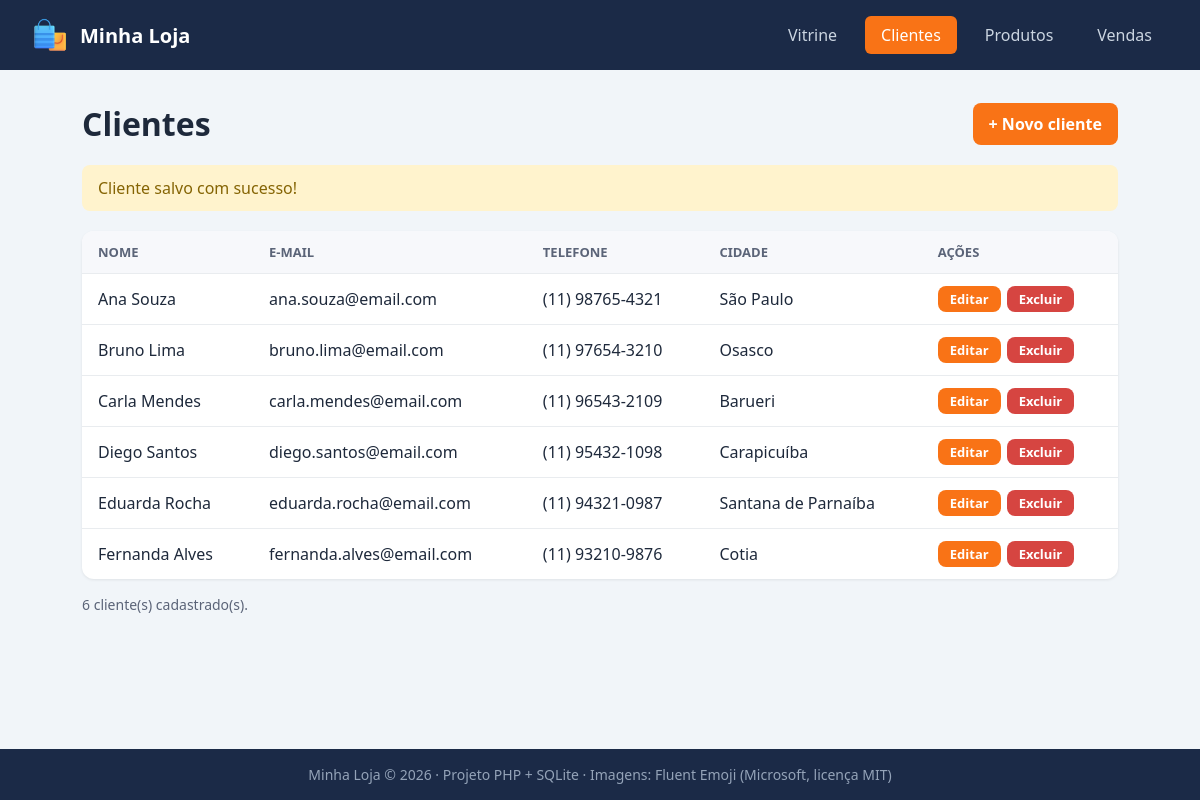
Page /clientes.php?msg=salvo on the committed database.
### tables this page shows
CREATE TABLE cliente (
    id INTEGER PRIMARY KEY AUTOINCREMENT,
    nome TEXT NOT NULL,
    email TEXT,
    telefone TEXT,
    cidade TEXT
);

### funcoes.php (called while the page is built, shortened)
<?php
function e($texto) {
    return htmlspecialchars($texto ?? '', ENT_QUOTES, 'UTF-8');
}

### clientes.php (the view, shortened to what this page needs)
<?php
include 'conexao.php';
include 'funcoes.php';
$clientes = $pdo->query('SELECT * FROM cliente ORDER BY nome')->fetchAll();
$msg = '';
if (isset($_GET['msg'])) {
    $msg = $_GET['msg'];
}
$pagina = 'clientes.php';
include 'topo.php';
?>
<div class="titulo-pagina">
    <h1>Clientes</h1>
    <a href="cliente_form.php" class="botao">+ Novo cliente</a>
</div>
<?php if ($msg == 'salvo') { ?>
    <div class="aviso">Cliente salvo com sucesso!</div>
<?php } ?>
<div class="tabela">
    <table>
        <tr>
            <th>Nome</th>
            <th>E-mail</th>
            <th>Telefone</th>
            <th>Cidade</th>
            <th>Ações</th>
        </tr>
        <?php foreach ($clientes as $cliente) { ?>
            <tr>
                <td><?= e($cliente['nome']) ?></td>
                <td><?= e($cliente['email']) ?></td>
                <td><?= e($cliente['telefone']) ?></td>
                <td><?= e($cliente['cidade']) ?></td>
                <td>
                    <div class="acoes-tabela">
                        <a href="cliente_form.php?id=<?= $cliente['id'] ?>" class="botao botao-pequeno">Editar</a>
                        <a href="cliente_excluir.php?id=<?= $cliente['id'] ?>" class="botao botao-pequeno botao-perigo">Excluir</a>
                    </div>
                </td>
            </tr>
        <?php } ?>
    </table>
</div>
<p class="contador"><?= count($clientes) ?> cliente(s) cadastrado(s).</p>
<?php include 'rodape.php'; ?>

### topo.php (shortened to what this page needs)
<?php
$menu = [
    'index.php'    => 'Vitrine',
    'clientes.php' => 'Clientes',
    'produtos.php' => 'Produtos',
    'vendas.php'   => 'Vendas',
];
?>
<!DOCTYPE html>
<html lang="pt-BR">
<head>
    <link rel="stylesheet" href="assets/css/estilo.css">
</head>
<body>
<div class="pagina">
    <div class="topo">
        <a href="index.php" class="logo">
            <img src="assets/imagens/logo.png" alt="Logo da loja">
            Minha Loja
        </a>
        <div class="menu">
            <?php foreach ($menu as $arquivo => $texto) {
                $classe = '';
                if ($arquivo == $pagina) {
                    $classe = 'ativo';
                }
            ?>
                <a href="<?= $arquivo ?>" class="<?= $classe ?>"><?= $texto ?></a>
            <?php } ?>
        </div>
    </div>
    <div class="conteudo">

### rodape.php
</div>
<div class="rodape">
    Minha Loja &copy; <?= date('Y') ?> &middot; Projeto PHP + SQLite &middot;
    Imagens: Fluent Emoji (Microsoft, licença MIT)
</div>
</div>
</body>
</html>

### assets/css/estilo.css (style rules this page uses)
* { box-sizing: border-box; margin: 0; padding: 0; }
body { font-family: "Segoe UI", Tahoma, Geneva, Verdana, sans-serif; background-color: #f1f5f9; color: #1e293b; }
.pagina { display: grid; grid-template-rows: auto 1fr auto; min-height: 100vh; }
.topo { background-color: #1b2a47; color: #ffffff; display: grid; grid-template-columns: auto 1fr; align-items: center; padding: 16px 32px; }
.logo { display: flex; align-items: center; gap: 12px; color: #ffffff; text-decoration: none; font-size: 1.25rem; font-weight: bold; }
.logo img { width: 36px; height: 36px; }
.menu { display: flex; justify-content: flex-end; gap: 12px; }
.menu a { color: #cbd5e1; text-decoration: none; padding: 8px 16px; border-radius: 6px; font-weight: 500; transition: background-color 0.2s, color 0.2s; }
.menu a.ativo { background-color: #f97316; color: #ffffff; }
.conteudo { padding: 32px; max-width: 1100px; width: 100%; margin: 0 auto; }
.rodape { background-color: #1b2a47; color: #94a3b8; text-align: center; padding: 16px; font-size: 0.875rem; }
.titulo-pagina { display: grid; grid-template-columns: 1fr auto; align-items: center; gap: 24px; margin-bottom: 20px; }
.botao { background-color: #f97316; color: #ffffff; border: none; padding: 10px 16px; border-radius: 8px; cursor: pointer; font-weight: bold; text-decoration: none; display: inline-block; text-align: center; }
.botao-pequeno { padding: 4px 12px; font-size: 13px; }
.botao-perigo { background: #d64541; color: #ffffff; }
.aviso { padding: 12px 16px; border-radius: 8px; background: #fff3cd; color: #856404; margin-bottom: 20px; }
.tabela { overflow-x: auto; border-radius: 12px; background: #ffffff; box-shadow: 0 1px 3px rgba(0, 0, 0, 0.08); margin-bottom: 16px; }
table { width: 100%; border-collapse: collapse; }
th, td { padding: 12px 16px; border-bottom: 1px solid #e9ecef; text-align: left; }
th { background: #f7f8fb; color: #5b6478; font-size: 13px; text-transform: uppercase; }
tr:last-child td { border-bottom: 0; }
.acoes-tabela { display: grid; grid-auto-flow: column; justify-content: start; gap: 6px; }
.contador { color: #5b6478; font-size: 14px; margin-top: 12px; }

### rows in the picture
cliente: nome "Ana Souza", email "ana.souza@email.com", telefone "(11) 98765-4321", cidade "São Paulo"
cliente: nome "Bruno Lima", email "bruno.lima@email.com", telefone "(11) 97654-3210", cidade "Osasco"
cliente: nome "Carla Mendes", email "carla.mendes@email.com", telefone "(11) 96543-2109", cidade "Barueri"
cliente: nome "Diego Santos", email "diego.santos@email.com", telefone "(11) 95432-1098", cidade "Carapicuíba"
cliente: nome "Eduarda Rocha", email "eduarda.rocha@email.com", telefone "(11) 94321-0987", cidade "Santana de Parnaíba"
cliente: nome "Fernanda Alves", email "fernanda.alves@email.com", telefone "(11) 93210-9876", cidade "Cotia"

### other values in the picture
$texto "Vitrine"
$texto "Clientes"
$texto "Produtos"
$texto "Vendas"
count($clientes) "6"
